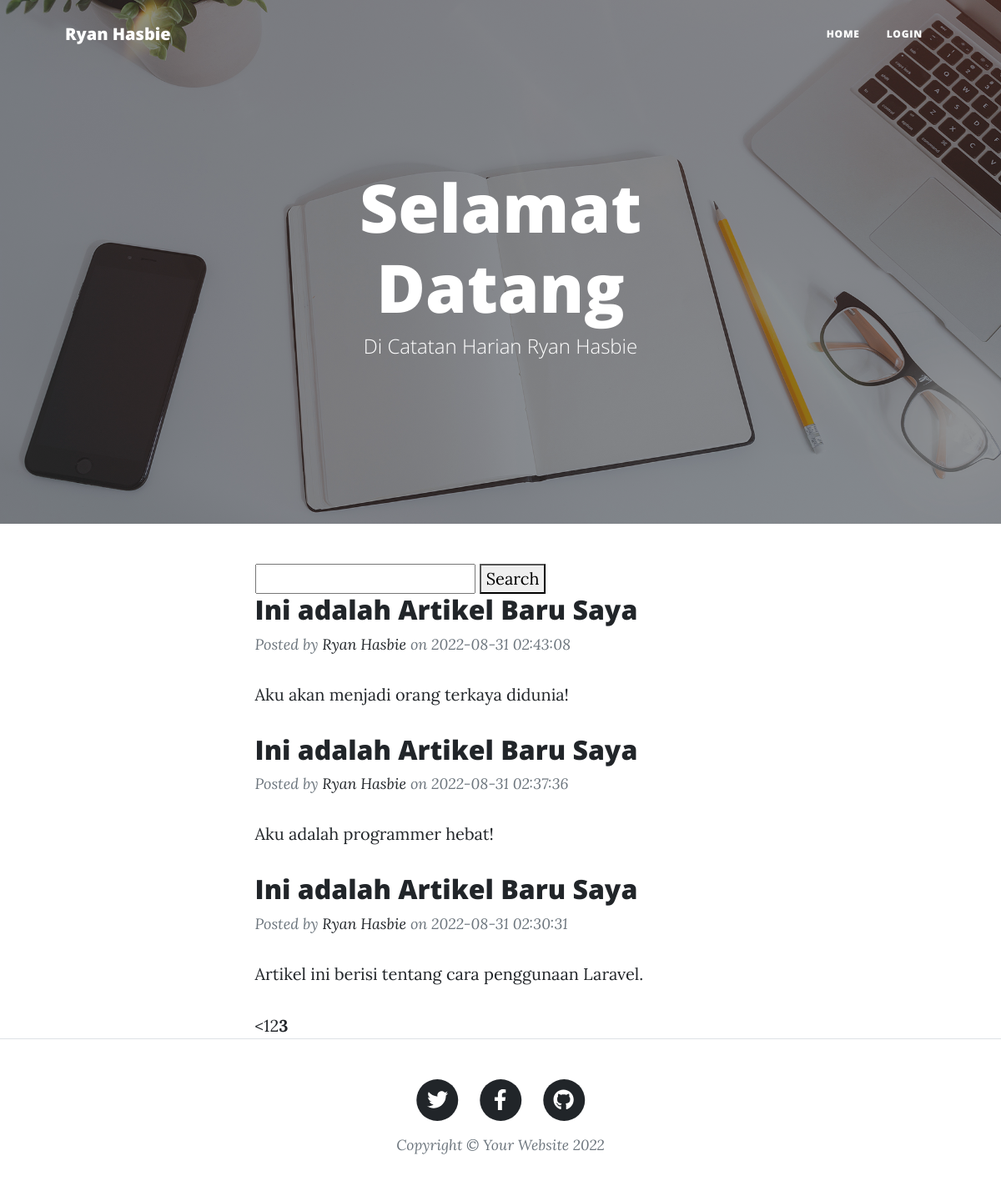
Screenshot of /index.php/blog/index/6 with the database file from the repository.
### tables this page shows
CREATE TABLE `blog` (
  `id` int(11) NOT NULL,
  `judul` varchar(250) NOT NULL,
  `konten` text NOT NULL,
  `url` varchar(255) NOT NULL,
  `gambar` varchar(255) NOT NULL,
  `tanggal` timestamp NOT NULL DEFAULT current_timestamp() ON UPDATE current_timestamp()
);

### application/controllers/Blog.php (called while the page is built, shortened)
<?php
class Blog extends CI_Controller {
    public function __construct ()
    {
        $this->load->model('Blog_model');
        $this->load->library('session');
    }
    public function index ($offset = 0)
    {
        $this->load->library('pagination');
        $config['base_url']     = site_url('blog/index');
        $config['total_rows']   = $this->Blog_model->getTotalArtikel();
        $config['per_page']     = 3;
        $query = $this->Blog_model->getArtikel($config['per_page'], $offset);
        $data["blogs"] = $query->result_array();
        $this->load->view('blog', $data);
    }
}

### index.php (called while the page is built, shortened)
<?php
require_once BASEPATH.'core/CodeIgniter.php';

### application/config/config.php (called while the page is built, shortened)
<?php
$config['base_url'] = 'http://localhost/blogapp/';
$config['index_page'] = 'index.php';
$config['uri_protocol']	= 'REQUEST_URI';
$config['url_suffix'] = '';
$config['language']	= 'english';
$config['charset'] = 'UTF-8';
$config['enable_hooks'] = FALSE;
$config['subclass_prefix'] = 'MY_';
$config['composer_autoload'] = FALSE;
$config['permitted_uri_chars'] = 'a-z 0-9~%.:_\-';
$config['enable_query_strings'] = FALSE;
$config['controller_trigger'] = 'c';
$config['function_trigger'] = 'm';
$config['directory_trigger'] = 'd';
$config['allow_get_array'] = TRUE;
$config['log_threshold'] = 0;
$config['log_path'] = '';
$config['log_file_extension'] = '';
$config['log_file_permissions'] = 0644;
$config['log_date_format'] = 'Y-m-d H:i:s';
$config['error_views_path'] = '';
$config['cache_path'] = '';
$config['cache_query_string'] = FALSE;
$config['encryption_key'] = '';
$config['sess_driver'] = 'files';
$config['sess_cookie_name'] = 'ci_session';
$config['sess_samesite'] = 'Lax';
$config['sess_expiration'] = 7200;
$config['sess_save_path'] = NULL;
$config['sess_match_ip'] = FALSE;
$config['sess_time_to_update'] = 300;
$config['sess_regenerate_destroy'] = FALSE;
$config['cookie_prefix']	= '';
$config['cookie_domain']	= '';
$config['cookie_path']		= '/';
$config['cookie_secure']	= FALSE;
$config['cookie_httponly'] 	= FALSE;
$config['cookie_samesite'] 	= 'Lax';
$config['standardize_newlines'] = FALSE;
$config['global_xss_filtering'] = FALSE;
$config['csrf_protection'] = FALSE;
$config['csrf_token_name'] = 'csrf_test_name';
$config['csrf_cookie_name'] = 'csrf_cookie_name';
$config['csrf_expire'] = 7200;
$config['csrf_regenerate'] = TRUE;
$config['csrf_exclude_uris'] = array();
$config['compress_output'] = FALSE;
$config['time_reference'] = 'local';
$config['rewrite_short_tags'] = FALSE;
$config['proxy_ips'] = '';

### application/models/Blog_model.php (called while the page is built, shortened)
<?php
class Blog_model extends CI_Model {
    public function getArtikel ($limit, $offset) {
        $this->db->limit($limit,$offset);
        $this->db->order_by('tanggal','desc');
        return $this->db->get("blog");
    }
    public function getTotalArtikel () {
        return $this->db->count_all_results("blog");
    }
}

### application/views/blog.php (the view, shortened to what this page needs)
<header class="masthead" style="background-image: url('<?php echo base_url(); ?>assets/assets/img/home-bg.jpg')">
    <div class="container position-relative px-4 px-lg-5">
        <div class="row gx-4 gx-lg-5 justify-content-center">
            <div class="col-md-10 col-lg-8 col-xl-7">
                <div class="site-heading">
                    <h1>Selamat Datang</h1>
                    <span class="subheading">Di Catatan Harian Ryan Hasbie</span>
                </div>
            </div>
        </div>
    </div>
</header>
<div class="container px-4 px-lg-5">
    <div class="row gx-4 gx-lg-5 justify-content-center">
        <div class="col-md-10 col-lg-8 col-xl-7">
            <form>
                <input type="text" name="find">
                <button type="submit">Search</button>
            </form>
            <?php foreach ($blogs as $blog) : ?>
            <div class="post-preview">
                    <h2 class="post-title">
                        <a href="<?php echo site_url('blog/detail/'. $blog['url']);?>">
                            <?php echo $blog['judul'];?>
                        </a>
                    </h2>
                    <p class="post-meta">
                        Posted by
                        <a href="#!">Ryan Hasbie</a>
                        on <?php echo $blog['tanggal']; ?>
                    </p>
                    <p><?php echo $blog['konten']; ?></p>
            </div>
            <?php endforeach; ?>
            <?php  echo $this->pagination->create_links(); ?>
        </div>
    </div>
</div>

### rows the page displays
blog: judul "Ini adalah Artikel Baru Saya", tanggal "2022-08-31 02:43:08", konten "Aku akan menjadi orang terkaya didunia!"
blog: judul "Ini adalah Artikel Baru Saya", tanggal "2022-08-31 02:37:36", konten "Aku adalah programmer hebat!"
blog: judul "Ini adalah Artikel Baru Saya", tanggal "2022-08-31 02:30:31", konten "Artikel ini berisi tentang cara penggunaan Laravel."

### other values shown
$this->pagination->create_links() "< 1 2 3"
